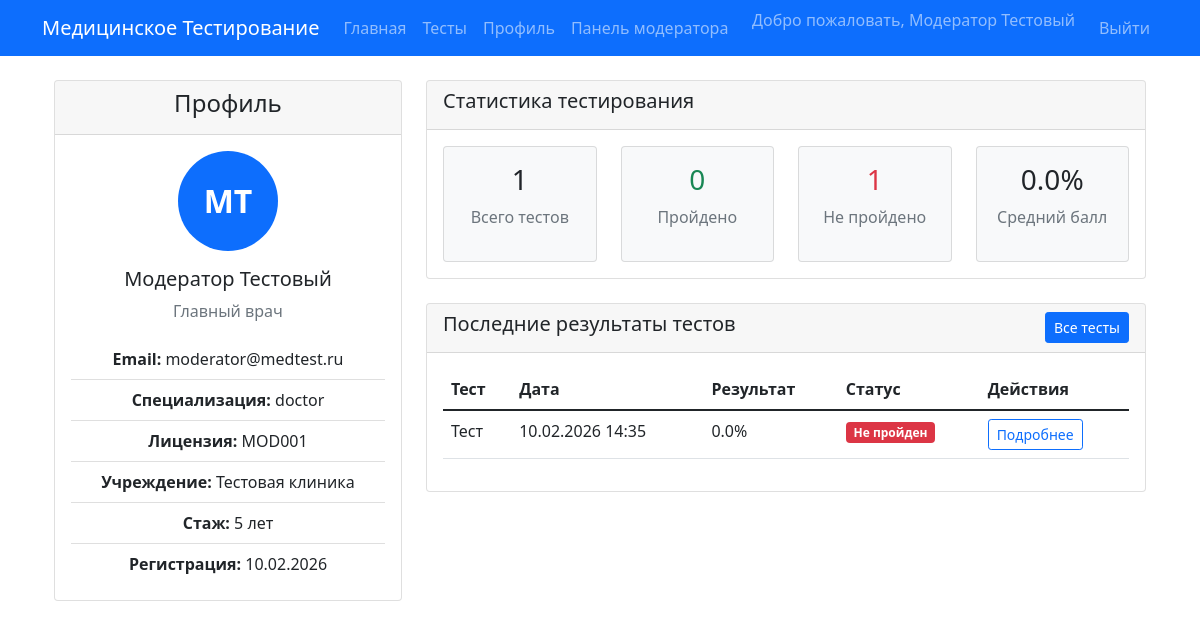
Screenshot of /profile (signed in) with the database file from the repository.
### website/models.py (models this page shows, shortened)
class MedicalWorker(UserMixin, db.Model):
    __tablename__ = 'medical_workers'
    id = db.Column(db.Integer, primary_key=True)
    email = db.Column(db.String(120), unique=True, nullable=False)
    username = db.Column(db.String(80), unique=True, nullable=False)
    first_name = db.Column(db.String(80), nullable=False)
    last_name = db.Column(db.String(80), nullable=False)
    password_hash = db.Column(db.String(256), nullable=False)
    specialization = db.Column(db.String(50), nullable=False)
    license_number = db.Column(db.String(50), unique=True, nullable=False)
    institution = db.Column(db.String(200))
    position = db.Column(db.String(100))
    years_experience = db.Column(db.Integer, default=0)
    is_moderator = db.Column(db.Boolean, default=False)
    is_admin = db.Column(db.Boolean, default=False)
    created_at = db.Column(db.DateTime, default=datetime.utcnow)
    tests_taken = db.relationship('TestResult', backref='worker', lazy=True)
    def get_full_name(self):
        return f"{self.first_name} {self.last_name}"

class TestResult(db.Model):
    __tablename__ = 'test_results'
    id = db.Column(db.Integer, primary_key=True)
    worker_id = db.Column(db.Integer, db.ForeignKey('medical_workers.id'))
    test_id = db.Column(db.Integer, db.ForeignKey('tests.id'))
    score = db.Column(db.Integer)
    percentage = db.Column(db.Float)
    passed = db.Column(db.Boolean)
    started_at = db.Column(db.DateTime, default=datetime.utcnow)
    completed_at = db.Column(db.DateTime)
    time_taken = db.Column(db.Integer)  # в секундах
    answers = db.relationship('UserAnswer', backref='result', lazy=True)

class Test(db.Model):
    __tablename__ = 'tests'
    id = db.Column(db.Integer, primary_key=True)
    title = db.Column(db.String(200), nullable=False)
    description = db.Column(db.Text)
    category_id = db.Column(db.Integer, db.ForeignKey('test_categories.id'))
    difficulty = db.Column(db.String(20), default='medium')
    time_limit = db.Column(db.Integer, default=3600)  # в секундах
    passing_score = db.Column(db.Integer, default=70)  # процент
    access_type = db.Column(db.String(20), default='simple', nullable=False)
    max_attempts = db.Column(db.Integer, default=1)  # 0 или NULL = без ограничений
    start_at = db.Column(db.DateTime)
    end_at = db.Column(db.DateTime)
    is_strict_mode = db.Column(db.Boolean, default=True)  # строгий экзаменационный режим
    shuffle_questions = db.Column(db.Boolean, default=False)
    shuffle_answers = db.Column(db.Boolean, default=False)
    is_active = db.Column(db.Boolean, default=True)
    created_by = db.Column(db.Integer, db.ForeignKey('medical_workers.id'))
    created_at = db.Column(db.DateTime, default=datetime.utcnow)
    questions = db.relationship('Question', backref='test', lazy=True)
    results = db.relationship('TestResult', backref='test', lazy=True)

### website/views.py (the view)
@main_bp.route('/profile')
@login_required
def profile():
    results = TestResult.query.filter_by(worker_id=current_user.id).all()
    completed_results = [r for r in results if r.completed_at]
    total_tests = len(completed_results)
    passed_tests = len([r for r in completed_results if r.passed])
    if total_tests > 0:
        avg_score = sum([r.percentage for r in completed_results]) / total_tests
    else:
        avg_score = 0
    recent_results = TestResult.query.filter_by(
        worker_id=current_user.id
    ).order_by(TestResult.started_at.desc()).limit(10).all()
    return render_template('profile.html',
                           user=current_user,
                           total_tests=total_tests,
                           passed_tests=passed_tests,
                           avg_score=round(avg_score, 1),
                           recent_results=recent_results)

### website/models.py (called while the page is built)
@login_manager.user_loader
def load_user(id):
    return MedicalWorker.query.get(int(id))

### website/templates/profile.html (shortened to what this page needs)
{% extends "base.html" %}
{% block content %}
<div class="container mt-4">
    <div class="row">
        <div class="col-md-4">
            <div class="card">
                <div class="card-header text-center">
                    <h4>Профиль</h4>
                </div>
                <div class="card-body text-center">
                    <div class="mb-3">
                        <div class="initials-circle bg-primary text-white rounded-circle d-inline-flex align-items-center justify-content-center"
                             style="width: 100px; height: 100px; font-size: 2rem;">
                            {{ current_user.first_name[0] }}{{ current_user.last_name[0] }}
                        </div>
                    </div>
                    <h5>{{ current_user.get_full_name() }}</h5>
                    <p class="text-muted">{{ current_user.position or '' }}</p>
                    <div class="list-group list-group-flush">
                        <div class="list-group-item">
                            <strong>Email:</strong> {{ current_user.email }}
                        </div>
                        <div class="list-group-item">
                            <strong>Специализация:</strong> {{ current_user.specialization }}
                        </div>
                        <div class="list-group-item">
                            <strong>Лицензия:</strong> {{ current_user.license_number }}
                        </div>
                        <div class="list-group-item">
                            <strong>Учреждение:</strong> {{ current_user.institution or 'Не указано' }}
                        </div>
                        <div class="list-group-item">
                            <strong>Стаж:</strong> {{ current_user.years_experience }} лет
                        </div>
                        <div class="list-group-item">
                            <strong>Регистрация:</strong> {{ current_user.created_at.strftime('%d.%m.%Y') if current_user.created_at else 'Неизвестно' }}
                        </div>
                    </div>
                </div>
            </div>
        </div>
        <div class="col-md-8">
            <div class="card mb-4">
                <div class="card-header">
                    <h5>Статистика тестирования</h5>
                </div>
                <div class="card-body">
                    <div class="row text-center">
                        <div class="col-md-3">
                            <div class="card bg-light">
                                <div class="card-body">
                                    <h3>{{ total_tests }}</h3>
                                    <p class="text-muted">Всего тестов</p>
                                </div>
                            </div>
                        </div>
                        <div class="col-md-3">
                            <div class="card bg-light">
                                <div class="card-body">
                                    <h3 class="text-success">{{ passed_tests }}</h3>
                                    <p class="text-muted">Пройдено</p>
                                </div>
                            </div>
                        </div>
                        <div class="col-md-3">
                            <div class="card bg-light">
                                <div class="card-body">
                                    <h3 class="text-danger">{{ total_tests - passed_tests }}</h3>
                                    <p class="text-muted">Не пройдено</p>
                                </div>
                            </div>
                        </div>
                        <div class="col-md-3">
                            <div class="card bg-light">
                                <div class="card-body">
                                    <h3>{{ avg_score }}%</h3>
                                    <p class="text-muted">Средний балл</p>
                                </div>
                            </div>
                        </div>
                    </div>
                </div>
            </div>
            <div class="card">
                <div class="card-header d-flex justify-content-between align-items-center">
                    <h5>Последние результаты тестов</h5>
                    <a href="{{ url_for('main.tests') }}" class="btn btn-sm btn-primary">
                        Все тесты
                    </a>
                </div>
                <div class="card-body">
                    {% if recent_results %}
                    <div class="table-responsive">
                        <table class="table table-hover">
                            <thead>
                                <tr>
                                    <th>Тест</th>
                                    <th>Дата</th>
                                    <th>Результат</th>
                                    <th>Статус</th>
                                    <th>Действия</th>
                                </tr>
                            </thead>
                            <tbody>
                                {% for result in recent_results %}
                                <tr>
                                    <td>{{ result.test.title if result.test else 'Тест удален' }}</td>
                                    <td>
                                        {% if result.completed_at %}
                                        {{ result.completed_at.strftime('%d.%m.%Y %H:%M') }}
                                        {% elif result.started_at %}
                                        {{ result.started_at.strftime('%d.%m.%Y %H:%M') }}
                                        {% else %}
                                        -
                                        {% endif %}
                                    </td>
                                    <td>
                                        {% if result.percentage is not none %}
                                        {{ "%.1f"|format(result.percentage) }}%
                                        {% else %}
                                        -
                                        {% endif %}
                                    </td>
                                    <td>
                                        {% if result.passed is true %}
                                        <span class="badge bg-success">Пройден</span>
                                        {% elif result.passed is false %}
                                        <span class="badge bg-danger">Не пройден</span>
                                        {% else %}
                                        <span class="badge bg-warning">В процессе</span>
                                        {% endif %}
                                    </td>
                                    <td>
                                        {% if result.completed_at %}
                                        <a href="{{ url_for('main.test_result', result_id=result.id) }}"
                                           class="btn btn-sm btn-outline-primary">
                                            Подробнее
                                        </a>
                                        {% else %}
                                        <a href="{{ url_for('main.take_test', result_id=result.id) }}"
                                           class="btn btn-sm btn-warning">
                                            Продолжить
                                        </a>
                                        {% endif %}
                                    </td>
                                </tr>
                                {% endfor %}
                            </tbody>
                        </table>
                    </div>
                    {% else %}
                    <div class="alert alert-info">
                        Вы еще не проходили тесты. <a href="{{ url_for('main.tests') }}">Начните сейчас!</a>
                    </div>
                    {% endif %}
                </div>
            </div>
        </div>
    </div>
</div>
{% endblock %}

### website/templates/base.html (shortened to what this page needs)
<!DOCTYPE html>
<html lang="ru">
<head>
    <link href="https://cdn.jsdelivr.net/npm/bootstrap@5.1.3/dist/css/bootstrap.min.css" rel="stylesheet">
</head>
<body>
    <nav class="navbar navbar-expand-lg navbar-dark bg-primary">
        <div class="container">
            <a class="navbar-brand" href="{{ url_for('main.index') }}">Медицинское Тестирование</a>
            <div class="collapse navbar-collapse" id="navbarNav">
                <ul class="navbar-nav me-auto">
                    <li class="nav-item">
                        <a class="nav-link" href="{{ url_for('main.index') }}">Главная</a>
                    </li>
                    {% if current_user.is_authenticated %}
                    <li class="nav-item">
                        <a class="nav-link" href="{{ url_for('main.tests') }}">Тесты</a>
                    </li>
                    <li class="nav-item">
                        <a class="nav-link" href="{{ url_for('main.profile') }}">Профиль</a>
                    </li>
                    {% if current_user.is_moderator %}
                    <li class="nav-item">
                        <a class="nav-link" href="{{ url_for('moderator.panel') }}">Панель модератора</a>
                    </li>
                    {% endif %}
                    {% endif %}
                </ul>
                <ul class="navbar-nav">
                    {% if current_user.is_authenticated %}
                    <li class="nav-item">
                        <span class="navbar-text me-3">Добро пожаловать,
                            {{ current_user.get_full_name() }}
                        </span>
                    </li>
                    <li class="nav-item">
                        <a class="nav-link" href="{{ url_for('auth.logout') }}">Выйти</a>
                    </li>
                    {% endif %}
                </ul>
            </div>
        </div>
    </nav>
    <div class="container mt-4">
        {% block content %}{% endblock %}
    </div>
</body>
</html>

### website/templates/profile.html (style rules this page uses)
.initials-circle { display: inline-flex; align-items: center; justify-content: center; font-weight: bold; }

### rows the page displays
MedicalWorker: get_full_name "Модератор Тестовый", first_name "М", last_name "Т", position "Главный врач", email "moderator@medtest.ru", specialization "doctor", license_number "MOD001", institution "Тестовая клиника", years_experience "5", created_at "10.02.2026"
TestResult: test "Тест", completed_at "10.02.2026 14:35", percentage "0.0", passed "Не пройден"

### other values shown
{{ total_tests }} "1"
{{ passed_tests }} "0"
{{ total_tests - passed_tests }} "1"
{{ avg_score }} "0.0"
